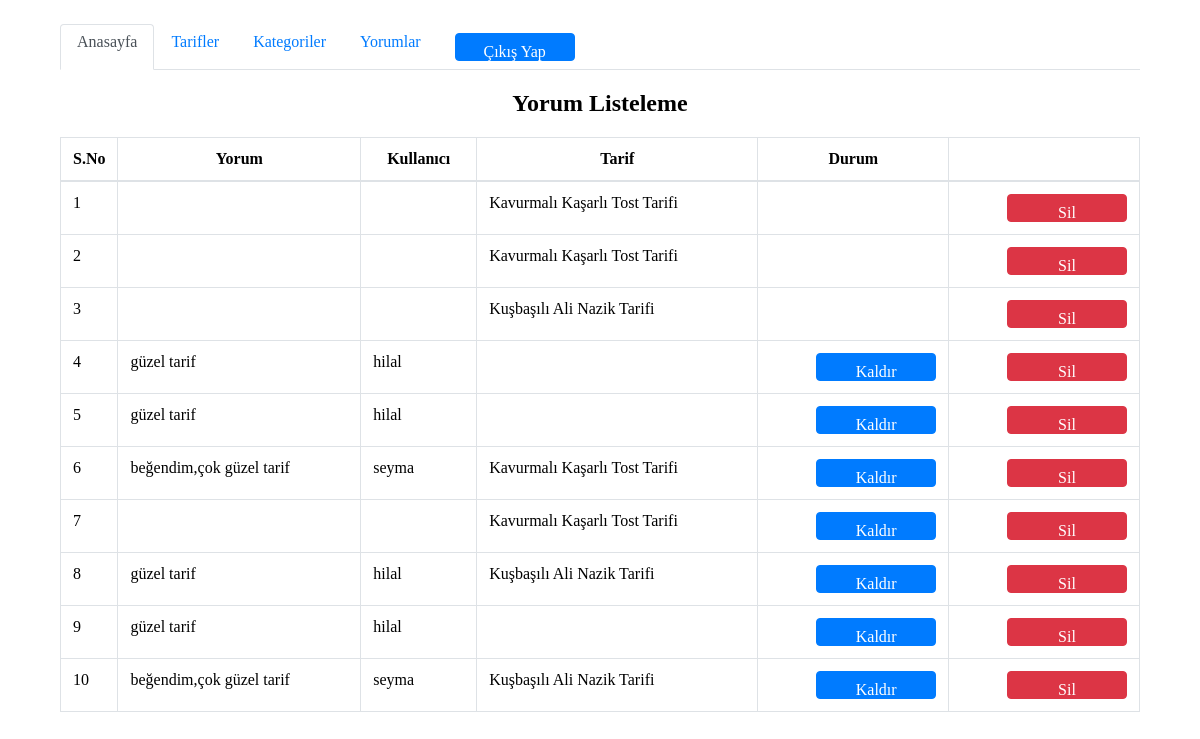
The app's page /admin/yorum.php (signed in) with its own data.
### tables this page shows
CREATE TABLE `yorumlar` (
  `yorum_id` int(11) NOT NULL,
  `kullanici_id` int(11) NOT NULL,
  `tarif_id` int(11) NOT NULL,
  `yorum_ad` varchar(100) NOT NULL,
  `yorum_email` varchar(250) NOT NULL,
  `yorum_detay` text NOT NULL,
  `yorum_onay` int(11) DEFAULT '0',
  `begen` int(11) NOT NULL DEFAULT '0',
  `yoruma_yorum_id` int(11) NOT NULL,
  `yoruma_yorum` varchar(250) NOT NULL,
  `begenilen_yorum_id` int(11) NOT NULL
);

CREATE TABLE `tarif` (
  `tarif_id` int(11) NOT NULL,
  `kategori_id` int(11) NOT NULL,
  `tarif_zaman` timestamp NOT NULL DEFAULT CURRENT_TIMESTAMP,
  `tarif_ad` varchar(250) NOT NULL,
  `tarif_seourl` varchar(250) NOT NULL,
  `tarif_detay` text NOT NULL,
  `tarif_malzeme` text NOT NULL,
  `tarif_nasil_yapilir` text NOT NULL,
  `tarif_video` varchar(50) NOT NULL,
  `tarif_keyword` varchar(250) NOT NULL,
  `tarif_durum` enum('0','1') NOT NULL,
  `tarif_resimyol` varchar(250) NOT NULL,
  `tarif_sira` int(2) NOT NULL,
  `tarif_link` varchar(250) NOT NULL,
  `kac_kisilik` varchar(50) NOT NULL,
  `hazirlik_süresi` int(11) NOT NULL,
  `pisme_suresi` int(11) NOT NULL
);

### admin/yorum.php (the view, shortened to what this page needs)
<?php
include 'header.php';
include 'islemler/baglan.php';
$yorumsor_ = "SELECT * FROM yorumlar order by yorum_onay ASC";
$yorumsor=mysqli_query($db,$yorumsor_);
?>
<div class="right_col" role="main">
  <div class="">
    <div class="row">
      <div class="col-md-12 col-sm-12 col-xs-12">
        <div class="x_panel">
          <div class="x_title">
            <h2>Yorum Listeleme </h2>
          </div>
          <div class="x_content">
            <table id="datatable-responsive" class="table table-striped table-bordered dt-responsive nowrap" cellspacing="0" width="100%">
              <thead>
                <tr>
                  <th>S.No</th>
                  <th>Yorum</th>
                  <th>Kullanıcı</th>
                  <th>Tarif</th>
                  <th>Durum</th>
                  <th></th>
                </tr>
              </thead>
              <tbody>
                <?php
                $say=0;
                while($yorumcek=mysqli_fetch_assoc($yorumsor)) { $say++?>
                <tr>
                 <td width="20"><?php echo $say ?></td>
                 <td><?php echo $yorumcek['yorum_detay'] ?></td>
                 <td><?php
                   echo $yorumcek['yorum_ad']; ?></td>
                   <td><?php
                     $tarif_id=$yorumcek['tarif_id'];
                     $tarifsor_ = "SELECT * FROM tarif where tarif_id=$tarif_id";
                     $tarifsor = mysqli_query($db,$tarifsor_);
                     $tarifcek=mysqli_fetch_assoc($tarifsor);
                     echo $tarifcek['tarif_ad'];
                     ?></td>
                     <td><?php
                       if ($yorumcek['yorum_onay']==1) {?>
                       <a href="islemler/islem.php?yorum_id=<?php echo $yorumcek['yorum_id'] ?>&yorum_one=2&yorum_onay=ok"><button class="btn btn-success btn-xs">Onayla</button></a>
                      <?php } elseif ($yorumcek['yorum_onay']==2) {?>
                       <a href="islemler/islem.php?yorum_id=<?php echo $yorumcek['yorum_id'] ?>&yorum_one=0&yorum_onay=ok"><button class="btn btn-warning btn-xs">Kaldır</button></a>
                       <?php } ?>
                     </td>
            <td><center><a href="islemler/islem.php?yorum_id=<?php echo $yorumcek['yorum_id']; ?>&yorumsil=ok"><button class="btn btn-danger btn-xs">Sil</button></a></center></td>
          </tr>
          <?php  }
          ?>
        </tbody>
      </table>
    </div>
  </div>
</div>
</div>
</div>
</div>
<?php include 'footer.php'; ?>

### admin/css/stylesheet.css (style rules this page uses)
body { background-color: #fff; }
h2 { text-align: center; }
.btn { width: 120px; height: 28px; cursor: pointer; float: right; background: #007bff; color: #fff; -webkit-border-radius: 4px; border: 1px solid #007bff; }
.table-bordered { border: 1px solid #dee2e6; }
.table-bordered thead td, .table-bordered thead th { border-bottom-width: 2px; }
.table thead th { vertical-align: bottom; border-bottom: 2px solid #dee2e6; }
.table-bordered td, .table-bordered th { border: 1px solid #dee2e6; }
.table td, .table th { padding: .75rem; vertical-align: top; border-top: 1px solid #dee2e6; }
.btn:not(:disabled):not(.disabled) { cursor: pointer; }
.btn { display: inline-block; font-weight: 400; text-align: center; white-space: nowrap; vertical-align: middle; -webkit-user-select: none; -moz-user-select: none; -ms-user-select: none; user-select: none; border: 1px solid transparent; padding: .375rem .75rem; font-size: 1rem; line-height: 1.5; border-radius: .25rem; transition: color .15s ease-in-out,background-color .15s ease-in-out,border-color .15s ease-in-out,box-shadow .15s ease-in-out; }
button, select { text-transform: none; }
button, input { overflow: visible; }
button, input, optgroup, select, textarea { margin: 0; font-family: inherit; font-size: inherit; line-height: inherit; }
button { border-radius: 0; }
a { color: #007bff; text-decoration: none; background-color: transparent; -webkit-text-decoration-skip: objects; }
.btn-danger { color: #fff; background-color: #dc3545; border-color: #dc3545; }
.table { width: 100%; max-width: 100%; margin-bottom: 1rem; background-color: transparent; }
table { border-collapse: collapse; }
.table-bordered thead th { border-bottom-width: 2px; }
.table td { vertical-align: top; border-top: 1px solid #dee2e6; }

### records on screen
yorumlar: tarif.tarif_ad "Kavurmalı Kaşarlı Tost Tarifi"
yorumlar: tarif.tarif_ad "Kavurmalı Kaşarlı Tost Tarifi"
yorumlar: tarif.tarif_ad "Kuşbaşılı Ali Nazik Tarifi"
yorumlar: yorum_detay "güzel tarif", yorum_ad "hilal"
yorumlar: yorum_detay "güzel tarif", yorum_ad "hilal"
yorumlar: yorum_detay "beğendim,çok güzel tarif", yorum_ad "seyma", tarif.tarif_ad "Kavurmalı Kaşarlı Tost Tarifi"
yorumlar: tarif.tarif_ad "Kavurmalı Kaşarlı Tost Tarifi"
yorumlar: yorum_detay "güzel tarif", yorum_ad "hilal", tarif.tarif_ad "Kuşbaşılı Ali Nazik Tarifi"
yorumlar: yorum_detay "güzel tarif", yorum_ad "hilal"
yorumlar: yorum_detay "beğendim,çok güzel tarif", yorum_ad "seyma", tarif.tarif_ad "Kuşbaşılı Ali Nazik Tarifi"
